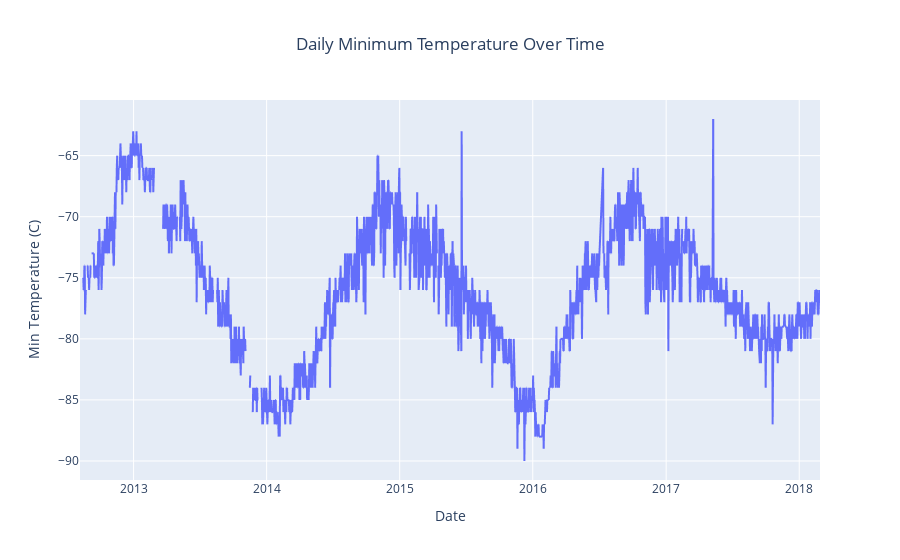

This figure's notebook cell:
### Markdown cell above
**5.** Plot a line chart the daily minimum temp.

<div style="border: 3px solid #b67ae5; background-color: #f9f1ff; padding: 15px; border-radius: 8px; color: #222; display: flex; align-items: center;">
<span style="font-size: 10pt;">
<strong>Note: </strong>You do not need to modify the dataframe or group any data! Just use the original data.
</span>
</div>

### Code cell
# Line chart the daily minimum temp
fig = px.line(
    weather,
    x='terrestrial_date',
    y='min_temp',
    title='Daily Minimum Temperature Over Time',
    labels={'terrestrial_date': 'Date', 'min_temp': 'Min Temperature (C)'}
)

# Center the title
fig.update_layout(title={'x': 0.5})

fig.show()

### Figure 1 — Plotly figure (JSON) as saved in the notebook; plotly's stock layout.template omitted (floating-point values rounded to 4 significant figures; data arrays with more than 128 entries replaced by an {"elided": "..."} marker saying what was removed)
{"data": [{"hovertemplate": "Date=%{x}<br>Min Temperature (C)=%{y}<extra></extra>", "legendgroup": "", "line": {"color": "#636efa", "dash": "solid"}, "marker": {"symbol": "circle"}, "mode": "lines", "name": "", "showlegend": false, "type": "scattergl", "x": {"elided": "1894 str values"}, "xaxis": "x", "y": {"elided": "1894 int values"}, "yaxis": "y"}], "layout": {"autosize": true, "legend": {"tracegroupgap": 0}, "title": {"text": "Daily Minimum Temperature Over Time", "x": 0.5}, "xaxis": {"anchor": "y", "autorange": true, "domain": [0, 1], "range": ["2012-08-07", "2018-02-27"], "title": {"text": "Date"}, "type": "date"}, "yaxis": {"anchor": "x", "autorange": true, "domain": [0, 1], "range": [-91.56, -60.44], "title": {"text": "Min Temperature (C)"}, "type": "linear"}}}
